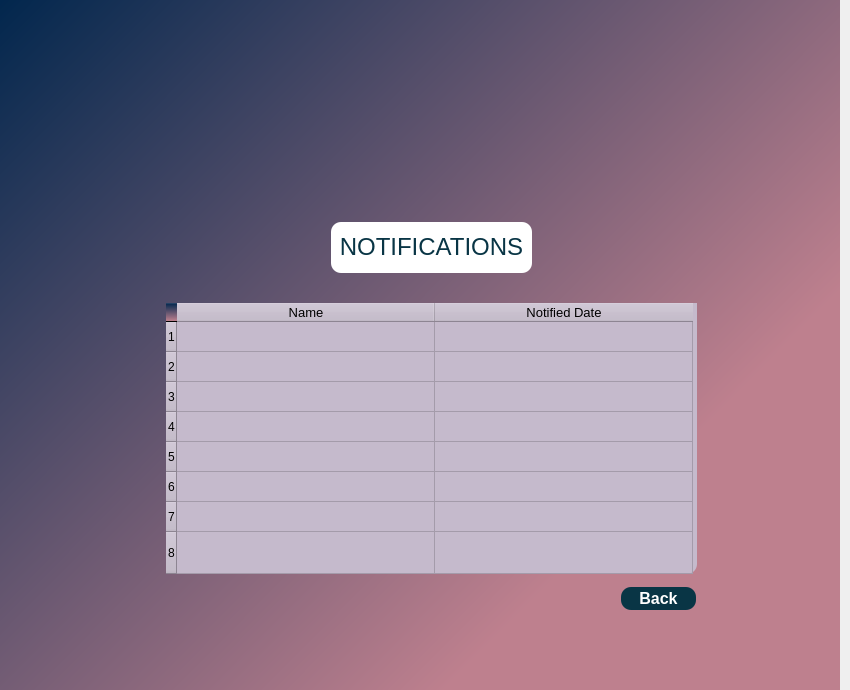
<?xml version="1.0" encoding="UTF-8"?>
<ui version="4.0">
 <class>MainWindow</class>
 <widget class="QMainWindow" name="MainWindow">
  <property name="geometry">
   <rect>
    <x>0</x>
    <y>0</y>
    <width>850</width>
    <height>690</height>
   </rect>
  </property>
  <property name="minimumSize">
   <size>
    <width>850</width>
    <height>690</height>
   </size>
  </property>
  <property name="maximumSize">
   <size>
    <width>850</width>
    <height>690</height>
   </size>
  </property>
  <property name="windowTitle">
   <string>MainWindow</string>
  </property>
  <property name="styleSheet">
   <string notr="true"/>
  </property>
  <widget class="QWidget" name="centralwidget">
   <widget class="QWidget" name="widget" native="true">
    <property name="geometry">
     <rect>
      <x>-10</x>
      <y>0</y>
      <width>850</width>
      <height>690</height>
     </rect>
    </property>
    <property name="minimumSize">
     <size>
      <width>850</width>
      <height>690</height>
     </size>
    </property>
    <property name="maximumSize">
     <size>
      <width>850</width>
      <height>690</height>
     </size>
    </property>
    <property name="font">
     <font>
      <family>Tahoma</family>
      <pointsize>12</pointsize>
      <weight>75</weight>
      <bold>true</bold>
     </font>
    </property>
    <property name="styleSheet">
     <string notr="true">background-color:#be808e;
background-color: qlineargradient(spread:pad, x1:0, y1:0, x2:0.813, y2:0.653409, stop:0#00264d, stop:1#be808e);</string>
    </property>
    <widget class="QLabel" name="infotext">
     <property name="geometry">
      <rect>
       <x>341</x>
       <y>222</y>
       <width>201</width>
       <height>51</height>
      </rect>
     </property>
     <property name="font">
      <font>
       <family>Tahoma</family>
       <pointsize>12</pointsize>
       <weight>50</weight>
       <italic>false</italic>
       <bold>false</bold>
       <underline>false</underline>
      </font>
     </property>
     <property name="styleSheet">
      <string notr="true">font: 12pt &quot;Tahoma&quot;;
border-radius:10px;
color:#093545;
background-color:white;
text-align: center;</string>
     </property>
     <property name="text">
      <string>&lt;html&gt;&lt;head/&gt;&lt;body&gt;&lt;p align=&quot;center&quot;&gt;&lt;span style=&quot; font-size:18pt;&quot;&gt;NOTIFICATIONS&lt;/span&gt;&lt;/p&gt;&lt;/body&gt;&lt;/html&gt;</string>
     </property>
    </widget>
    <widget class="QLabel" name="uetlogo">
     <property name="geometry">
      <rect>
       <x>68</x>
       <y>50</y>
       <width>111</width>
       <height>101</height>
      </rect>
     </property>
     <property name="sizePolicy">
      <sizepolicy hsizetype="Preferred" vsizetype="Preferred">
       <horstretch>0</horstretch>
       <verstretch>63</verstretch>
      </sizepolicy>
     </property>
     <property name="minimumSize">
      <size>
       <width>0</width>
       <height>0</height>
      </size>
     </property>
     <property name="styleSheet">
      <string notr="true">background-color:none;</string>
     </property>
     <property name="text">
      <string/>
     </property>
     <property name="pixmap">
      <pixmap>src/uetlogo.png</pixmap>
     </property>
     <property name="scaledContents">
      <bool>true</bool>
     </property>
    </widget>
    <widget class="QTableWidget" name="notificatiotable">
     <property name="geometry">
      <rect>
       <x>176</x>
       <y>303</y>
       <width>531</width>
       <height>271</height>
      </rect>
     </property>
     <property name="styleSheet">
      <string notr="true">background-color:#c5bacc;
 border-radius: 10px ;
self.tablewidget.setColumWidth:(0,233);</string>
     </property>
     <property name="showGrid">
      <bool>true</bool>
     </property>
     <property name="gridStyle">
      <enum>Qt::SolidLine</enum>
     </property>
     <property name="sortingEnabled">
      <bool>true</bool>
     </property>
     <property name="rowCount">
      <number>8</number>
     </property>
     <property name="columnCount">
      <number>2</number>
     </property>
     <attribute name="horizontalHeaderVisible">
      <bool>true</bool>
     </attribute>
     <attribute name="horizontalHeaderDefaultSectionSize">
      <number>258</number>
     </attribute>
     <attribute name="verticalHeaderCascadingSectionResizes">
      <bool>false</bool>
     </attribute>
     <attribute name="verticalHeaderDefaultSectionSize">
      <number>30</number>
     </attribute>
     <attribute name="verticalHeaderShowSortIndicator" stdset="0">
      <bool>false</bool>
     </attribute>
     <attribute name="verticalHeaderStretchLastSection">
      <bool>true</bool>
     </attribute>
     <row/>
     <row/>
     <row/>
     <row/>
     <row/>
     <row/>
     <row/>
     <row/>
     <column>
      <property name="text">
       <string>Name</string>
      </property>
      <property name="font">
       <font>
        <family>Tahoma</family>
        <pointsize>10</pointsize>
        <weight>50</weight>
        <bold>false</bold>
       </font>
      </property>
     </column>
     <column>
      <property name="text">
       <string>Notified Date</string>
      </property>
      <property name="font">
       <font>
        <pointsize>10</pointsize>
        <weight>50</weight>
        <bold>false</bold>
       </font>
      </property>
     </column>
    </widget>
    <widget class="QPushButton" name="back_button">
     <property name="geometry">
      <rect>
       <x>631</x>
       <y>587</y>
       <width>75</width>
       <height>23</height>
      </rect>
     </property>
     <property name="mouseTracking">
      <bool>true</bool>
     </property>
     <property name="styleSheet">
      <string notr="true">background-color:#093545;
border-radius:10px;
color:white;
font: 75 10pt &quot;Tahoma&quot;;
letter-spacing: 2 px;</string>
     </property>
     <property name="text">
      <string>Back</string>
     </property>
    </widget>
    <widget class="QLabel" name="cslogo">
     <property name="geometry">
      <rect>
       <x>680</x>
       <y>51</y>
       <width>111</width>
       <height>101</height>
      </rect>
     </property>
     <property name="sizePolicy">
      <sizepolicy hsizetype="Preferred" vsizetype="Preferred">
       <horstretch>0</horstretch>
       <verstretch>63</verstretch>
      </sizepolicy>
     </property>
     <property name="minimumSize">
      <size>
       <width>0</width>
       <height>0</height>
      </size>
     </property>
     <property name="styleSheet">
      <string notr="true">background-color:none;</string>
     </property>
     <property name="text">
      <string/>
     </property>
     <property name="pixmap">
      <pixmap>src/cs.png</pixmap>
     </property>
     <property name="scaledContents">
      <bool>true</bool>
     </property>
    </widget>
   </widget>
  </widget>
 </widget>
 <resources/>
 <connections/>
</ui>
